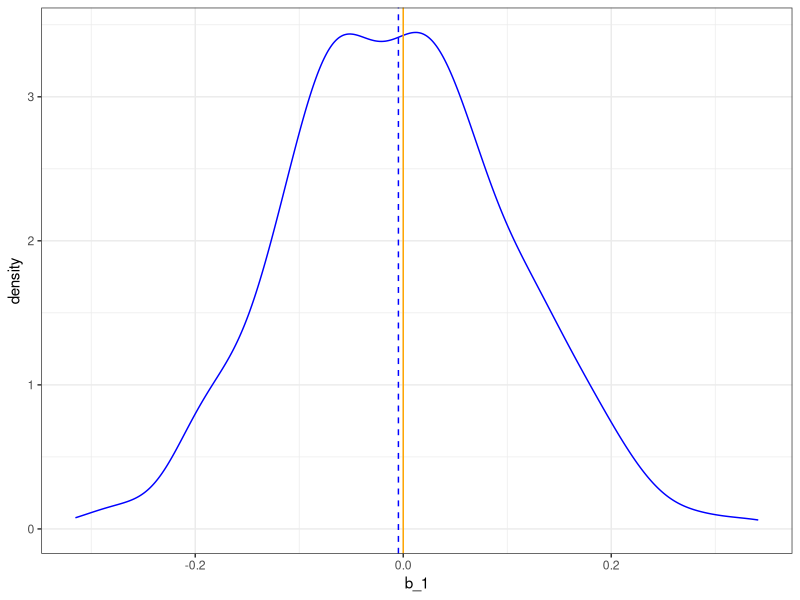
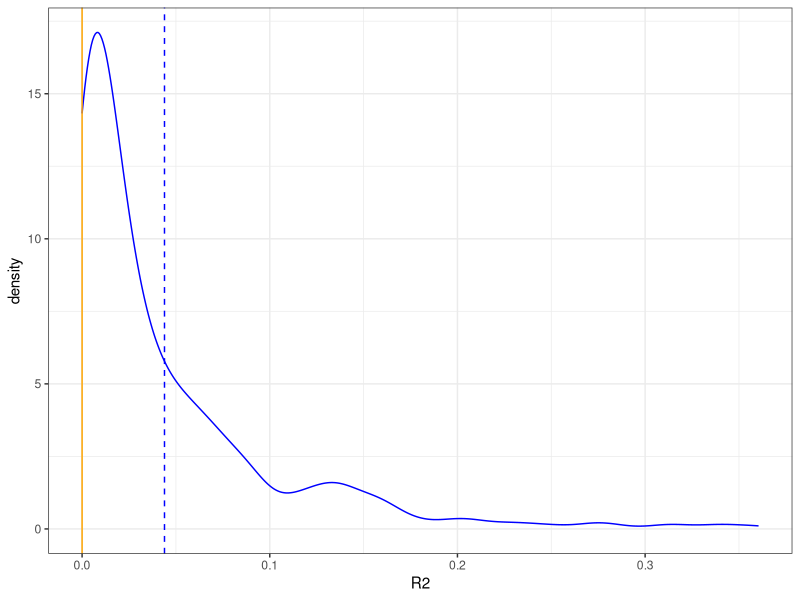

These figures' R source, in order:
library(tidyverse)


##################################################
### Simulating data from a simple regression model
### with beta_1 = 0
##################################################

# Set up KNOWN parameters in simulation 
beta = c(0.2, 0)
n = 25
trials = 500 #Number of trials


# Simulate x-values to use in each trial of the simulation
set.seed(123456) # Make simulation reproducible
x = runif(n, min = -3, max = 3)


# Set up empty list to store simulation results
my_estimates = vector(mode = "list", length = trials)


# Repeat the following steps in the simulation
for(i in 1:trials){
  # 1. Simulate the y values
  y = beta[1] + beta[2] * x + rnorm(n, mean = 0, sd = 1)
  
  # 2. Fit regression model to simulated y values and X
  fitted_model = lm(y ~ 1 + x)
  
  # 3. Store estimated values in my_estimates matrix (in the first and second element of the ith list slot)
  my_estimates[[i]][1] = coef(fitted_model)[[1]] #Extract intercept estimate
  my_estimates[[i]][2] = coef(fitted_model)[[2]] #Extract slope estimate
  my_estimates[[i]][3] = summary(fitted_model)$r.squared #Extract R2 estimate
}

# Convert the list to a data frame for easier computing
results = data.frame(do.call(rbind, my_estimates))
names(results) = c("b_0", "b_1", "R2") # name columns

# Examine b
head(results)

# Examine beta_1 estimates
ggplot(data = results, aes(x = b_1)) +
  geom_density(color = "blue") +
  geom_vline(xintercept = mean(results$b_1), color = "blue", linetype = "dashed") + #Average of sample b_1s
  geom_vline(xintercept = 0, color = "orange") + #Population value of beta_1
  theme_bw()

mean(results$b_1)
sd(results$b_1)


# Examine R2 estimates
ggplot(data = results, aes(x = R2)) +
  geom_density(color = "blue") +
  geom_vline(xintercept = mean(results$R2), color = "blue", linetype = "dashed") + #Average of sample b_1s
  geom_vline(xintercept = 0, color = "orange") + #Population pho^2 value
  theme_bw()



